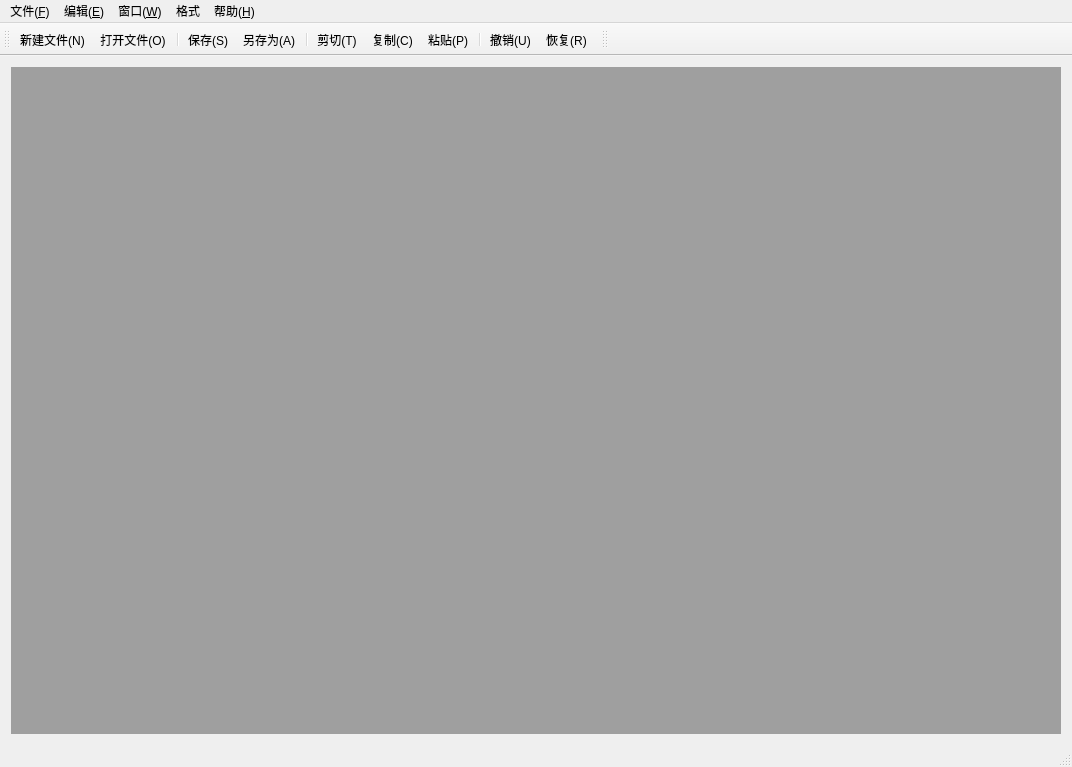
<?xml version="1.0" encoding="UTF-8"?>
<ui version="4.0">
 <class>MainWindow</class>
 <widget class="QMainWindow" name="MainWindow">
  <property name="geometry">
   <rect>
    <x>0</x>
    <y>0</y>
    <width>1072</width>
    <height>767</height>
   </rect>
  </property>
  <property name="windowTitle">
   <string>MainWindow</string>
  </property>
  <widget class="QWidget" name="centralWidget">
   <layout class="QGridLayout" name="gridLayout">
    <item row="0" column="0">
     <widget class="QMdiArea" name="mdiArea"/>
    </item>
   </layout>
  </widget>
  <widget class="QMenuBar" name="menuBar">
   <property name="geometry">
    <rect>
     <x>0</x>
     <y>0</y>
     <width>1072</width>
     <height>28</height>
    </rect>
   </property>
   <widget class="QMenu" name="menuF">
    <property name="title">
     <string>文件(&amp;F)</string>
    </property>
    <addaction name="actionNew"/>
    <addaction name="actionOpen"/>
    <addaction name="separator"/>
    <addaction name="actionSave"/>
    <addaction name="actionSaveAs"/>
    <addaction name="separator"/>
    <addaction name="actionExit"/>
   </widget>
   <widget class="QMenu" name="menuE">
    <property name="title">
     <string>编辑(&amp;E)</string>
    </property>
    <addaction name="actionUndo"/>
    <addaction name="actionRedo"/>
    <addaction name="separator"/>
    <addaction name="actionCut"/>
    <addaction name="actionCopy"/>
    <addaction name="actionPaste"/>
   </widget>
   <widget class="QMenu" name="menuW">
    <property name="title">
     <string>窗口(&amp;W)</string>
    </property>
    <addaction name="actionClose"/>
    <addaction name="actionCloseAll"/>
    <addaction name="separator"/>
    <addaction name="actionTile"/>
    <addaction name="actionCascade"/>
    <addaction name="separator"/>
    <addaction name="actionNext"/>
    <addaction name="actionPrevious"/>
   </widget>
   <widget class="QMenu" name="menuH">
    <property name="title">
     <string>帮助(&amp;H)</string>
    </property>
    <addaction name="actionAbout"/>
   </widget>
   <widget class="QMenu" name="menu">
    <property name="title">
     <string>格式</string>
    </property>
    <addaction name="actionFontSize"/>
    <addaction name="actionFontColor"/>
    <addaction name="actionFontBack"/>
    <addaction name="actionLinewrap"/>
   </widget>
   <addaction name="menuF"/>
   <addaction name="menuE"/>
   <addaction name="menuW"/>
   <addaction name="menu"/>
   <addaction name="menuH"/>
  </widget>
  <widget class="QToolBar" name="mainToolBar">
   <attribute name="toolBarArea">
    <enum>TopToolBarArea</enum>
   </attribute>
   <attribute name="toolBarBreak">
    <bool>false</bool>
   </attribute>
   <addaction name="actionNew"/>
   <addaction name="actionOpen"/>
   <addaction name="separator"/>
   <addaction name="actionSave"/>
   <addaction name="actionSaveAs"/>
   <addaction name="separator"/>
   <addaction name="actionCut"/>
   <addaction name="actionCopy"/>
   <addaction name="actionPaste"/>
   <addaction name="separator"/>
   <addaction name="actionUndo"/>
   <addaction name="actionRedo"/>
  </widget>
  <widget class="QStatusBar" name="statusBar"/>
  <widget class="QToolBar" name="toolBar">
   <property name="windowTitle">
    <string>toolBar</string>
   </property>
   <attribute name="toolBarArea">
    <enum>TopToolBarArea</enum>
   </attribute>
   <attribute name="toolBarBreak">
    <bool>false</bool>
   </attribute>
  </widget>
  <action name="actionNew">
   <property name="icon">
    <iconset resource="myImage.qrc">
     <normaloff>:/myImage/images/new.png</normaloff>:/myImage/images/new.png</iconset>
   </property>
   <property name="text">
    <string>新建文件(&amp;N)</string>
   </property>
   <property name="toolTip">
    <string>新建文件</string>
   </property>
   <property name="shortcut">
    <string>Ctrl+N</string>
   </property>
  </action>
  <action name="actionOpen">
   <property name="icon">
    <iconset resource="myImage.qrc">
     <normaloff>:/myImage/images/open.png</normaloff>:/myImage/images/open.png</iconset>
   </property>
   <property name="text">
    <string>打开文件(&amp;O)...</string>
   </property>
   <property name="toolTip">
    <string>打开文件</string>
   </property>
   <property name="shortcut">
    <string>Ctrl+O</string>
   </property>
  </action>
  <action name="actionSave">
   <property name="icon">
    <iconset resource="myImage.qrc">
     <normaloff>:/myImage/images/save.png</normaloff>:/myImage/images/save.png</iconset>
   </property>
   <property name="text">
    <string>保存(&amp;S)</string>
   </property>
   <property name="toolTip">
    <string>保存</string>
   </property>
   <property name="shortcut">
    <string>Ctrl+S</string>
   </property>
  </action>
  <action name="actionSaveAs">
   <property name="icon">
    <iconset resource="myImage.qrc">
     <normaloff>:/myImage/images/saveAs.png</normaloff>:/myImage/images/saveAs.png</iconset>
   </property>
   <property name="text">
    <string>另存为(&amp;A)...</string>
   </property>
   <property name="toolTip">
    <string>另存为</string>
   </property>
  </action>
  <action name="actionExit">
   <property name="icon">
    <iconset resource="myImage.qrc">
     <normaloff>:/myImage/images/exit.png</normaloff>:/myImage/images/exit.png</iconset>
   </property>
   <property name="text">
    <string>退出(&amp;X)</string>
   </property>
   <property name="toolTip">
    <string>退出</string>
   </property>
  </action>
  <action name="actionUndo">
   <property name="icon">
    <iconset resource="myImage.qrc">
     <normaloff>:/myImage/images/undo.png</normaloff>:/myImage/images/undo.png</iconset>
   </property>
   <property name="text">
    <string>撤销(&amp;U)</string>
   </property>
   <property name="toolTip">
    <string>撤销</string>
   </property>
   <property name="shortcut">
    <string>Ctrl+Z</string>
   </property>
  </action>
  <action name="actionRedo">
   <property name="icon">
    <iconset resource="myImage.qrc">
     <normaloff>:/myImage/images/redo.png</normaloff>:/myImage/images/redo.png</iconset>
   </property>
   <property name="text">
    <string>恢复(&amp;R)</string>
   </property>
   <property name="toolTip">
    <string>恢复</string>
   </property>
   <property name="shortcut">
    <string>Ctrl+Y</string>
   </property>
  </action>
  <action name="actionCut">
   <property name="icon">
    <iconset resource="myImage.qrc">
     <normaloff>:/myImage/images/cut.png</normaloff>:/myImage/images/cut.png</iconset>
   </property>
   <property name="text">
    <string>剪切(&amp;T)</string>
   </property>
   <property name="toolTip">
    <string>剪切</string>
   </property>
   <property name="shortcut">
    <string>Ctrl+X</string>
   </property>
  </action>
  <action name="actionCopy">
   <property name="icon">
    <iconset resource="myImage.qrc">
     <normaloff>:/myImage/images/copy.png</normaloff>:/myImage/images/copy.png</iconset>
   </property>
   <property name="text">
    <string>复制(&amp;C)</string>
   </property>
   <property name="toolTip">
    <string>复制</string>
   </property>
   <property name="shortcut">
    <string>Ctrl+C</string>
   </property>
  </action>
  <action name="actionPaste">
   <property name="icon">
    <iconset resource="myImage.qrc">
     <normaloff>:/myImage/images/paste.png</normaloff>:/myImage/images/paste.png</iconset>
   </property>
   <property name="text">
    <string>粘贴(&amp;P)</string>
   </property>
   <property name="toolTip">
    <string>粘贴</string>
   </property>
   <property name="shortcut">
    <string>Ctrl+V</string>
   </property>
  </action>
  <action name="actionClose">
   <property name="icon">
    <iconset resource="myImage.qrc">
     <normaloff>:/myImage/images/00752.ico</normaloff>:/myImage/images/00752.ico</iconset>
   </property>
   <property name="text">
    <string>关闭(&amp;O)</string>
   </property>
   <property name="toolTip">
    <string>关闭</string>
   </property>
  </action>
  <action name="actionCloseAll">
   <property name="text">
    <string>关闭所有窗口(&amp;A)</string>
   </property>
   <property name="toolTip">
    <string>关闭所有窗口</string>
   </property>
  </action>
  <action name="actionTile">
   <property name="text">
    <string>平铺(&amp;T)</string>
   </property>
   <property name="toolTip">
    <string>平铺</string>
   </property>
  </action>
  <action name="actionCascade">
   <property name="text">
    <string>层叠(&amp;C)</string>
   </property>
   <property name="toolTip">
    <string>层叠</string>
   </property>
  </action>
  <action name="actionNext">
   <property name="icon">
    <iconset resource="myImage.qrc">
     <normaloff>:/myImage/images/next.png</normaloff>:/myImage/images/next.png</iconset>
   </property>
   <property name="text">
    <string>下一个(&amp;X)</string>
   </property>
   <property name="toolTip">
    <string>下一个</string>
   </property>
   <property name="shortcut">
    <string>Ctrl+Tab</string>
   </property>
  </action>
  <action name="actionPrevious">
   <property name="icon">
    <iconset resource="myImage.qrc">
     <normaloff>:/myImage/images/previous.png</normaloff>:/myImage/images/previous.png</iconset>
   </property>
   <property name="text">
    <string>前一个(&amp;V)</string>
   </property>
   <property name="toolTip">
    <string>前一个</string>
   </property>
   <property name="shortcut">
    <string>Ctrl+Shift+Backtab</string>
   </property>
  </action>
  <action name="actiongeshi">
   <property name="text">
    <string>格式</string>
   </property>
   <property name="toolTip">
    <string>格式</string>
   </property>
  </action>
  <action name="actionFontSize">
   <property name="text">
    <string>字体大小</string>
   </property>
   <property name="toolTip">
    <string>字体大小</string>
   </property>
  </action>
  <action name="actionFontColor">
   <property name="text">
    <string>字体颜色</string>
   </property>
   <property name="toolTip">
    <string>字体颜色</string>
   </property>
  </action>
  <action name="actionFontBack">
   <property name="text">
    <string>字体背景</string>
   </property>
   <property name="toolTip">
    <string>字体背景</string>
   </property>
  </action>
  <action name="actionLinewrap">
   <property name="text">
    <string>自动换行</string>
   </property>
   <property name="toolTip">
    <string>自动换行</string>
   </property>
  </action>
  <action name="actionAbout">
   <property name="icon">
    <iconset resource="myImage.qrc">
     <normaloff>:/myImage/images/about.png</normaloff>:/myImage/images/about.png</iconset>
   </property>
   <property name="text">
    <string>关于(&amp;A)</string>
   </property>
   <property name="toolTip">
    <string>关于</string>
   </property>
  </action>
 </widget>
 <layoutdefault spacing="6" margin="11"/>
 <resources>
  <include location="myImage.qrc"/>
 </resources>
 <connections/>
</ui>
